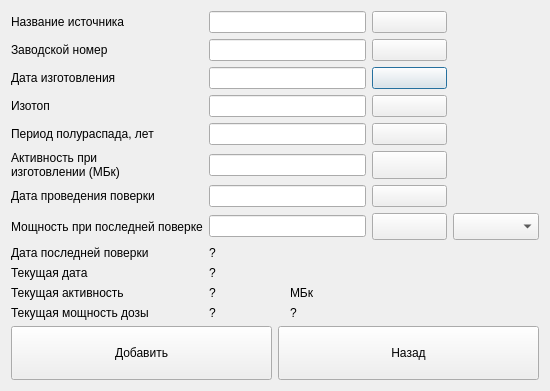
<?xml version="1.0" encoding="UTF-8"?>
<ui version="4.0">
 <class>Add_source</class>
 <widget class="QDialog" name="Add_source">
  <property name="geometry">
   <rect>
    <x>0</x>
    <y>0</y>
    <width>550</width>
    <height>391</height>
   </rect>
  </property>
  <property name="windowTitle">
   <string>Dialog</string>
  </property>
  <layout class="QGridLayout" name="gridLayout_2">
   <item row="0" column="0" colspan="2">
    <layout class="QGridLayout" name="gridLayout">
     <item row="0" column="0">
      <widget class="QLabel" name="label">
       <property name="text">
        <string>Название источника</string>
       </property>
      </widget>
     </item>
     <item row="2" column="3">
      <widget class="QPushButton" name="pushButton_3">
       <property name="sizePolicy">
        <sizepolicy hsizetype="Preferred" vsizetype="Preferred">
         <horstretch>0</horstretch>
         <verstretch>0</verstretch>
        </sizepolicy>
       </property>
       <property name="text">
        <string/>
       </property>
       <property name="icon">
        <iconset resource="myres.qrc">
         <normaloff>:/images/keyboard_icon-icons.com_71162.png</normaloff>:/images/keyboard_icon-icons.com_71162.png</iconset>
       </property>
      </widget>
     </item>
     <item row="4" column="3">
      <widget class="QPushButton" name="pushButton_5">
       <property name="sizePolicy">
        <sizepolicy hsizetype="Preferred" vsizetype="Preferred">
         <horstretch>0</horstretch>
         <verstretch>0</verstretch>
        </sizepolicy>
       </property>
       <property name="text">
        <string/>
       </property>
       <property name="icon">
        <iconset resource="myres.qrc">
         <normaloff>:/images/keyboard_icon-icons.com_71162.png</normaloff>:/images/keyboard_icon-icons.com_71162.png</iconset>
       </property>
      </widget>
     </item>
     <item row="7" column="0">
      <widget class="QLabel" name="label_9">
       <property name="text">
        <string>Мощность при последней поверке</string>
       </property>
      </widget>
     </item>
     <item row="1" column="3">
      <widget class="QPushButton" name="pushButton_10">
       <property name="sizePolicy">
        <sizepolicy hsizetype="Preferred" vsizetype="Preferred">
         <horstretch>0</horstretch>
         <verstretch>0</verstretch>
        </sizepolicy>
       </property>
       <property name="text">
        <string/>
       </property>
       <property name="icon">
        <iconset resource="myres.qrc">
         <normaloff>:/images/keyboard_icon-icons.com_71162.png</normaloff>:/images/keyboard_icon-icons.com_71162.png</iconset>
       </property>
      </widget>
     </item>
     <item row="6" column="1" colspan="2">
      <widget class="QLineEdit" name="lineEdit_5"/>
     </item>
     <item row="11" column="1">
      <widget class="QLabel" name="label_7">
       <property name="text">
        <string>?</string>
       </property>
      </widget>
     </item>
     <item row="5" column="3">
      <widget class="QPushButton" name="pushButton_11">
       <property name="sizePolicy">
        <sizepolicy hsizetype="Preferred" vsizetype="Preferred">
         <horstretch>0</horstretch>
         <verstretch>0</verstretch>
        </sizepolicy>
       </property>
       <property name="text">
        <string/>
       </property>
       <property name="icon">
        <iconset resource="myres.qrc">
         <normaloff>:/images/keyboard_icon-icons.com_71162.png</normaloff>:/images/keyboard_icon-icons.com_71162.png</iconset>
       </property>
      </widget>
     </item>
     <item row="9" column="1">
      <widget class="QLabel" name="label_2">
       <property name="text">
        <string>?</string>
       </property>
      </widget>
     </item>
     <item row="8" column="1">
      <widget class="QLabel" name="label_19">
       <property name="text">
        <string>?</string>
       </property>
      </widget>
     </item>
     <item row="0" column="1" colspan="2">
      <widget class="QLineEdit" name="lineEdit"/>
     </item>
     <item row="11" column="0">
      <widget class="QLabel" name="label_4">
       <property name="text">
        <string>Текущая активность</string>
       </property>
      </widget>
     </item>
     <item row="5" column="0">
      <widget class="QLabel" name="label_13">
       <property name="text">
        <string>Активность при
изготовлении (МБк)</string>
       </property>
      </widget>
     </item>
     <item row="3" column="1" colspan="2">
      <widget class="QLineEdit" name="lineEdit_3"/>
     </item>
     <item row="5" column="1" colspan="2">
      <widget class="QLineEdit" name="lineEdit_9"/>
     </item>
     <item row="6" column="3">
      <widget class="QPushButton" name="pushButton_6">
       <property name="sizePolicy">
        <sizepolicy hsizetype="Preferred" vsizetype="Preferred">
         <horstretch>0</horstretch>
         <verstretch>0</verstretch>
        </sizepolicy>
       </property>
       <property name="text">
        <string/>
       </property>
       <property name="icon">
        <iconset resource="myres.qrc">
         <normaloff>:/images/keyboard_icon-icons.com_71162.png</normaloff>:/images/keyboard_icon-icons.com_71162.png</iconset>
       </property>
      </widget>
     </item>
     <item row="0" column="4">
      <widget class="QLabel" name="label_11">
       <property name="text">
        <string/>
       </property>
      </widget>
     </item>
     <item row="4" column="1" colspan="2">
      <widget class="QLineEdit" name="lineEdit_4"/>
     </item>
     <item row="2" column="0">
      <widget class="QLabel" name="label_3">
       <property name="text">
        <string>Дата изготовления</string>
       </property>
      </widget>
     </item>
     <item row="7" column="1" colspan="2">
      <widget class="QLineEdit" name="lineEdit_6"/>
     </item>
     <item row="7" column="4">
      <widget class="QComboBox" name="comboBox_2">
       <property name="sizePolicy">
        <sizepolicy hsizetype="Preferred" vsizetype="Maximum">
         <horstretch>0</horstretch>
         <verstretch>0</verstretch>
        </sizepolicy>
       </property>
       <property name="font">
        <font>
         <pointsize>12</pointsize>
        </font>
       </property>
      </widget>
     </item>
     <item row="3" column="0">
      <widget class="QLabel" name="label_6">
       <property name="text">
        <string>Изотоп</string>
       </property>
      </widget>
     </item>
     <item row="12" column="0">
      <widget class="QLabel" name="label_15">
       <property name="text">
        <string>Текущая мощность дозы</string>
       </property>
      </widget>
     </item>
     <item row="12" column="2">
      <widget class="QLabel" name="label_17">
       <property name="text">
        <string>?</string>
       </property>
      </widget>
     </item>
     <item row="1" column="1" colspan="2">
      <widget class="QLineEdit" name="lineEdit_8"/>
     </item>
     <item row="2" column="1" colspan="2">
      <widget class="QLineEdit" name="lineEdit_2"/>
     </item>
     <item row="4" column="0">
      <widget class="QLabel" name="label_5">
       <property name="text">
        <string>Период полураспада, лет</string>
       </property>
      </widget>
     </item>
     <item row="7" column="3">
      <widget class="QPushButton" name="pushButton_7">
       <property name="sizePolicy">
        <sizepolicy hsizetype="Preferred" vsizetype="Preferred">
         <horstretch>0</horstretch>
         <verstretch>0</verstretch>
        </sizepolicy>
       </property>
       <property name="text">
        <string/>
       </property>
       <property name="icon">
        <iconset resource="myres.qrc">
         <normaloff>:/images/keyboard_icon-icons.com_71162.png</normaloff>:/images/keyboard_icon-icons.com_71162.png</iconset>
       </property>
      </widget>
     </item>
     <item row="6" column="0">
      <widget class="QLabel" name="label_8">
       <property name="text">
        <string>Дата проведения поверки</string>
       </property>
      </widget>
     </item>
     <item row="11" column="2">
      <widget class="QLabel" name="label_14">
       <property name="text">
        <string>МБк</string>
       </property>
      </widget>
     </item>
     <item row="0" column="3">
      <widget class="QPushButton" name="pushButton_2">
       <property name="sizePolicy">
        <sizepolicy hsizetype="Preferred" vsizetype="Preferred">
         <horstretch>0</horstretch>
         <verstretch>0</verstretch>
        </sizepolicy>
       </property>
       <property name="text">
        <string/>
       </property>
       <property name="icon">
        <iconset resource="myres.qrc">
         <normaloff>:/images/keyboard_icon-icons.com_71162.png</normaloff>:/images/keyboard_icon-icons.com_71162.png</iconset>
       </property>
      </widget>
     </item>
     <item row="12" column="1">
      <widget class="QLabel" name="label_16">
       <property name="text">
        <string>?</string>
       </property>
      </widget>
     </item>
     <item row="3" column="3">
      <widget class="QPushButton" name="pushButton_4">
       <property name="sizePolicy">
        <sizepolicy hsizetype="Preferred" vsizetype="Preferred">
         <horstretch>0</horstretch>
         <verstretch>0</verstretch>
        </sizepolicy>
       </property>
       <property name="text">
        <string/>
       </property>
       <property name="icon">
        <iconset resource="myres.qrc">
         <normaloff>:/images/keyboard_icon-icons.com_71162.png</normaloff>:/images/keyboard_icon-icons.com_71162.png</iconset>
       </property>
      </widget>
     </item>
     <item row="1" column="0">
      <widget class="QLabel" name="label_12">
       <property name="text">
        <string>Заводской номер</string>
       </property>
      </widget>
     </item>
     <item row="8" column="0">
      <widget class="QLabel" name="label_10">
       <property name="text">
        <string>Дата последней поверки</string>
       </property>
      </widget>
     </item>
     <item row="9" column="0">
      <widget class="QLabel" name="label_18">
       <property name="text">
        <string>Текущая дата</string>
       </property>
      </widget>
     </item>
    </layout>
   </item>
   <item row="1" column="0">
    <widget class="QPushButton" name="pushButton_9">
     <property name="sizePolicy">
      <sizepolicy hsizetype="Expanding" vsizetype="Expanding">
       <horstretch>0</horstretch>
       <verstretch>0</verstretch>
      </sizepolicy>
     </property>
     <property name="text">
      <string>Добавить</string>
     </property>
    </widget>
   </item>
   <item row="1" column="1">
    <widget class="QPushButton" name="pushButton">
     <property name="sizePolicy">
      <sizepolicy hsizetype="Expanding" vsizetype="Expanding">
       <horstretch>0</horstretch>
       <verstretch>0</verstretch>
      </sizepolicy>
     </property>
     <property name="text">
      <string>Назад</string>
     </property>
    </widget>
   </item>
  </layout>
 </widget>
 <resources>
  <include location="myres.qrc"/>
 </resources>
 <connections/>
</ui>
